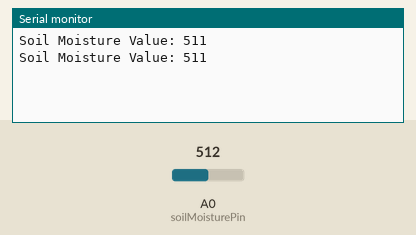
This sketch was run on a simulated Arduino Uno, built with avr-gcc and run on an emulated ATmega328P. On the bench: the last lines printed to the serial monitor. The test bench sets the inputs (shaded band); at power-on: A0 (soilMoisturePin) = 512.

Above: at 1.8 s.
1.9 s: A0 (soilMoisturePin) set to 716
At 2.8 s:
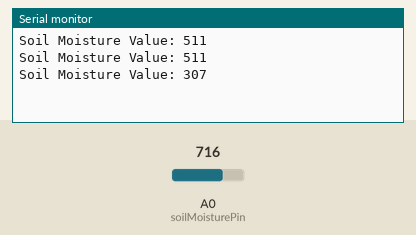
3.4 s: A0 (soilMoisturePin) set to 900
At 4.8 s:
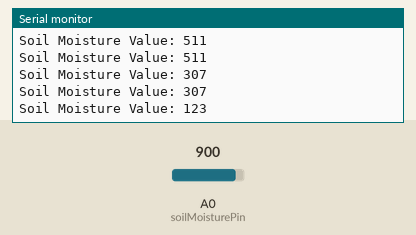
Timing chart, 0 to 6.4 s (numbered marks = the images above; inputs shaded):
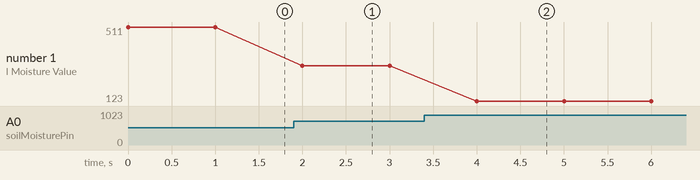

Measured:
- after the input at 1.9 s, the serial monitor: prints a new line after 0.10 s (image 1)
- after the input at 3.4 s, the serial monitor: prints a new line after 0.60 s (image 2)
- plotted number 1: 511 → 307 after the input at 1.9 s, 307 → 123 after the input at 3.4 s

The sketch:

soil_moist.ino
```cpp
const int soilMoisturePin = A0; // Analog pin A0
int soilMoistureValue = 0; // Variable to store the value from the sensor

void setup() {
  // Initialize serial communication at 9600 bits per second
  Serial.begin(9600);
}

void loop() {
  // Read the value from the soil moisture sensor
  soilMoistureValue = analogRead(soilMoisturePin);

  // Print the value to the serial port
  Serial.print("Soil Moisture Value: ");
  Serial.println(1023 - soilMoistureValue);

  // Wait for a bit before taking another reading
  delay(1000); // 1 second delay
}
```
